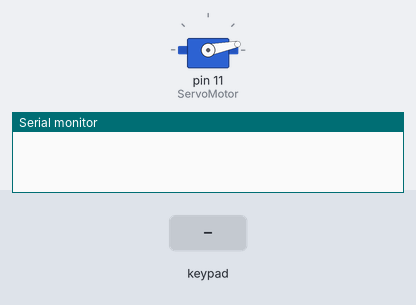
Bench run of a sketch on a simulated Arduino Uno, built with avr-gcc and run on an emulated ATmega328P. Shown: servo, the last lines printed to the serial monitor. Inputs (shaded band) come from the test bench.

Above: at 1.2 s.
1.3 s: keypad keys 6 6 6 6 pressed 0.4 s apart
At 3.5 s:
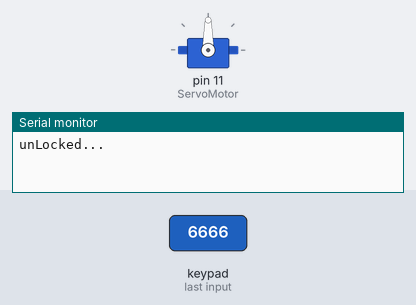
4.4 s: key '*' pressed
At 5.3 s:
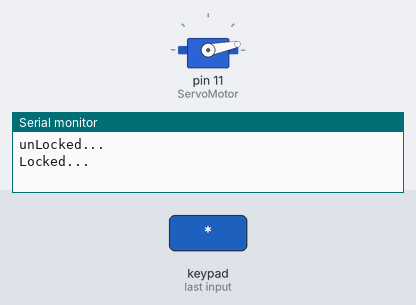
Timing chart, 0 to 7.4 s (numbered marks = the images above; inputs shaded):
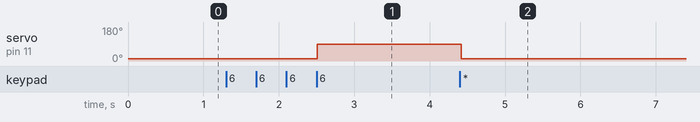

The sketch:

Door_Security_System.ino
```cpp
#include <Servo.h>
#include <Keypad.h>

Servo ServoMotor;
char* password = "6666";
int position = 0;
const byte ROWS = 4;
const byte COLS = 4;
char keys[ROWS][COLS] =
{
  {'1','2','3','A'},
  {'4','5','6','B'},
  {'7','8','9','C'},
  {'*','0','#','D'}
};

byte rowPins[ROWS] = {8, 7, 6, 9};
byte colPins[COLS] = {5, 4, 3, 2};

Keypad keypad = Keypad( makeKeymap(keys), rowPins, colPins, ROWS, COLS );

void setup()
{
  ServoMotor.attach(11);
  LockedPosition(true);
  Serial.begin(9600);
}

void loop()
{
  for(;;)
  {
    char key = keypad.getKey();
    if (key == '*')
    {
      position = 0;
      LockedPosition(true);
    }
    if (key == password[position])
    {
      position ++;
    }
    if (position == 4)
    {
      LockedPosition(false);
    }
    delay(100);
  }
}
void LockedPosition(int locked)
{
  if (locked)
  {
    ServoMotor.write(11);
    Serial.println("Locked...");

  }
  else
  {
    ServoMotor.write(90);
    Serial.println("unLocked...");
  }
}
```

Measured:
- after the input at 1.3 s, servo on pin 11 (ServoMotor): 11° → 90° after 1.2 s
- after the input at 4.4 s, servo on pin 11 (ServoMotor): 90° → 11° at once
